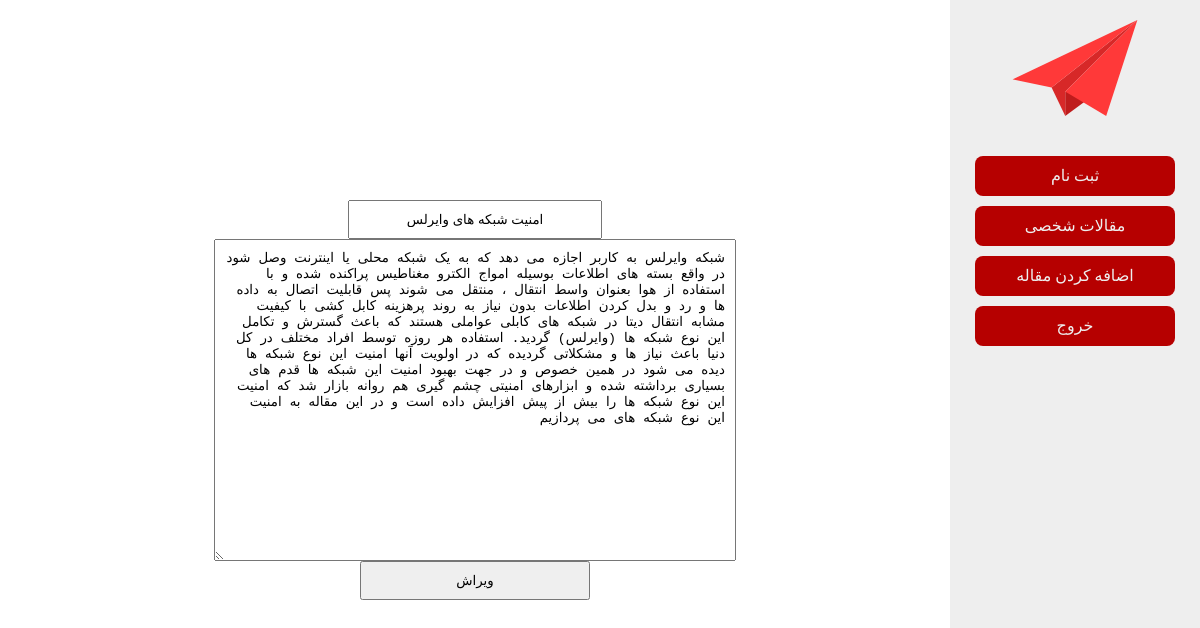
The page /user/user_edit_paper.php?paper=14 (signed in) on the database its author committed.
### tables this page shows
CREATE TABLE IF NOT EXISTS `papers` (
  `id` int(11) NOT NULL AUTO_INCREMENT,
  `user` int(11) NOT NULL,
  `subject` varchar(1024) NOT NULL,
  `date` date NOT NULL,
  `summary` varchar(10240) NOT NULL,
  `accept` int(11) DEFAULT NULL,
  PRIMARY KEY (`id`)
);

### src/user/user_edit_paper.php (the view, shortened to what this page needs)
<?php
include "../com/conn.php";
include "user_nav.php";
$paper = $_GET['paper'];
$sql = "
    SELECT
        id,
        summary,
        subject
    FROM
        papers
    WHERE
        id=$paper";
$res = $db->query($sql);
$res = $res->fetch();
?>
<div id="content">
    <form method="POST">
        <input name="subject" type="text" value="<?php echo $res['subject'] ?>" placeholder="موضوع">
        <textarea name="summary"><?php echo $res['summary'] ?></textarea>
        <input name="submit" type="submit"  value="ویراش" >
    </form>
</div>

### src/css/panel.css (style rules this page uses)
#content { text-align: center; overflow: scroll; position: absolute; display: table; height: 100%; width: 100%; z-index: -1; right: 0; top: 0; }
.center, #content form, #content h1 { vertical-align: middle; padding-right: 250px; display: table-cell; }
input, select, textarea { text-align: center; margin-right: auto; margin-left: auto; display: block; padding: 10px; }
input { width: 230px; }
textarea { width: 500px; height: 300px; text-align: right; }

### rows shown on the page
papers: subject "امنیت شبکه های وایرلس", summary "شبکه وایرلس به کاربر اجازه می دهد که به یک شبکه محلی یا اینترنت وصل شود در واقع بسته های اطلاعات بوسیله امواج الکترو مغناطیس پراکنده شده و با استفاده از هوا بعنوان واسط انتقال ، منتقل می شوند پس قابلیت اتصال به داده ها و رد و بدل کردن اطلاعات بدون نیاز به روند پرهزینه کابل کشی با کیفیت مشابه انتقال دیتا در شبکه های کابلی عواملی هستند که باعث گسترش و تکامل این نوع شبکه ها (وایرلس) گردید. استفاده هر روزه توسط افراد مختلف در کل دنیا باعث نیاز ها و مشکلاتی گردیده که در اولویت آنها امنیت این نوع شبکه ها دیده می شود در همین خصوص و در جهت بهبود امنیت این شبکه ها قدم های بسیاری برداشته شده و ابزارهای امنیتی چشم گیری هم روانه بازار شد که امنیت این نوع شبکه ها را بیش از پیش افزایش داده است و در این…"
